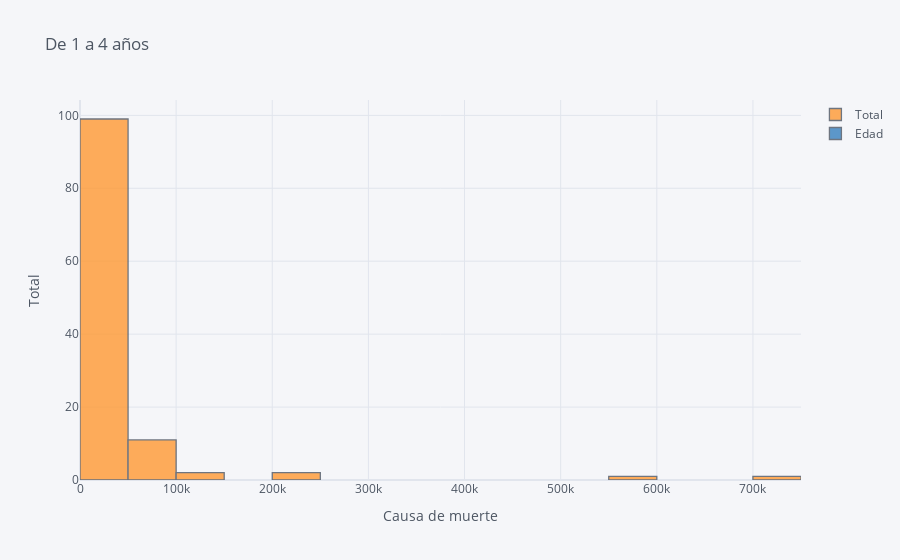

Source (notebook cell):
### Markdown cell above
## ...and finally, show me some insights with Plotly!!!

### Code cell
# Cufflinks histogram

resultado_ordenado.iplot(kind='hist',
                     title='De 1 a 4 años',
                     yTitle='Total',
                     xTitle='Causa de muerte')

### Figure 1 — Plotly figure (JSON) as saved in the notebook; plotly's stock layout.template omitted (floating-point values rounded to 4 significant figures)
{"data": [{"histfunc": "count", "histnorm": "", "marker": {"color": "rgba(255, 153, 51, 1.0)", "line": {"color": "#4D5663", "width": 1.3}}, "name": "Total", "opacity": 0.8, "orientation": "v", "type": "histogram", "x": [731283, 553736, 242012, 223245, 140812, 100490, 99617, 96832, 91983, 90710, 76610, 73902, 65622, 64570, 64510, 53145, 50785, 47041, 43091, 42948, 41278, 41003, 39083, 38822, 36869, 35972, 35377, 33733, 31187, 30156, 28989, 28720, 27561, 27414, 26529, 26375, 25191, 24678, 24057, 23249, 18661, 17454, 16775, 14513, 13970, 13589, 11794, 11720, 11627, 10812, 9608, 9392, 9251, 8999, 8943, 8545, 8500, 8336, 8286, 8044, 7783, 7778, 6991, 6530, 6396, 6276, 6130, 5868, 5616, 5422, 4713, 4464, 3963, 3855, 3614, 3484, 3103, 3076, 3020, 2795, 2589, 2516, 2352, 2134, 2132, 2117, 2048, 1871, 1828, 1643, 1367, 1130, 889, 831, 826, 717, 702, 680, 531, 408, 403, 400, 380, 380, 348, 272, 228, 131, 101, 71, 24, 21, 4, 3, 0, 0]}, {"histfunc": "count", "histnorm": "", "marker": {"color": "rgba(55, 128, 191, 1.0)", "line": {"color": "#4D5663", "width": 1.3}}, "name": "Edad", "opacity": 0.8, "orientation": "v", "type": "histogram", "x": ["De 75 a 79 años  ", "De 75 a 79 años  ", "De 75 a 79 años  ", "De 75 a 79 años  ", "De 75 a 79 años  ", "De 75 a 79 años  ", "De 75 a 79 años  ", "De 75 a 79 años  ", "De 75 a 79 años  ", "De 75 a 79 años  ", "De 75 a 79 años  ", "De 75 a 79 años  ", "De 75 a 79 años  ", "De 75 a 79 años  ", "De 75 a 79 años  ", "De 75 a 79 años  ", "De 75 a 79 años  ", "De 75 a 79 años  ", "De 75 a 79 años  ", "De 75 a 79 años  ", "De 75 a 79 años  ", "De 75 a 79 años  ", "De 75 a 79 años  ", "De 75 a 79 años  ", "De 75 a 79 años  ", "De 75 a 79 años  ", "De 75 a 79 años  ", "De 75 a 79 años  ", "De 75 a 79 años  ", "De 75 a 79 años  ", "De 75 a 79 años  ", "De 75 a 79 años  ", "De 75 a 79 años  ", "De 75 a 79 años  ", "De 75 a 79 años  ", "De 75 a 79 años  ", "De 75 a 79 años  ", "De 75 a 79 años  ", "De 75 a 79 años  ", "De 75 a 79 años  ", "De 75 a 79 años  ", "De 75 a 79 años  ", "De 75 a 79 años  ", "De 75 a 79 años  ", "De 75 a 79 años  ", "De 75 a 79 años  ", "De 75 a 79 años  ", "De 75 a 79 años  ", "De 75 a 79 años  ", "De 75 a 79 años  ", "De 75 a 79 años  ", "De 75 a 79 años  ", "De 75 a 79 años  ", "De 75 a 79 años  ", "De 75 a 79 años  ", "De 75 a 79 años  ", "De 75 a 79 años  ", "De 75 a 79 años  ", "De 75 a 79 años  ", "De 75 a 79 años  ", "De 75 a 79 años  ", "De 75 a 79 años  ", "De 75 a 79 años  ", "De 75 a 79 años  ", "De 75 a 79 años  ", "De 75 a 79 años  ", "De 75 a 79 años  ", "De 75 a 79 años  ", "De 75 a 79 años  ", "De 75 a 79 años  ", "De 75 a 79 años  ", "De 75 a 79 años  ", "De 75 a 79 años  ", "De 75 a 79 años  ", "De 75 a 79 años  ", "De 75 a 79 años  ", "De 75 a 79 años  ", "De 75 a 79 años  ", "De 75 a 79 años  ", "De 75 a 79 años  ", "De 75 a 79 años  ", "De 75 a 79 años  ", "De 75 a 79 años  ", "De 75 a 79 años  ", "De 75 a 79 años  ", "De 75 a 79 años  ", "De 75 a 79 años  ", "De 75 a 79 años  ", "De 75 a 79 años  ", "De 75 a 79 años  ", "De 75 a 79 años  ", "De 75 a 79 años  ", "De 75 a 79 años  ", "De 75 a 79 años  ", "De 75 a 79 años  ", "De 75 a 79 años  ", "De 75 a 79 años  ", "De 75 a 79 años  ", "De 75 a 79 años  ", "De 75 a 79 años  ", "De 75 a 79 años  ", "De 75 a 79 años  ", "De 75 a 79 años  ", "De 75 a 79 años  ", "De 75 a 79 años  ", "De 75 a 79 años  ", "De 75 a 79 años  ", "De 75 a 79 años  ", "De 75 a 79 años  ", "De 75 a 79 años  ", "De 75 a 79 años  ", "De 75 a 79 años  ", "De 75 a 79 años  ", "De 75 a 79 años  ", "De 75 a 79 años  ", "De 75 a 79 años  "]}], "layout": {"autosize": true, "barmode": "overlay", "legend": {"bgcolor": "#F5F6F9", "font": {"color": "#4D5663"}}, "paper_bgcolor": "#F5F6F9", "plot_bgcolor": "#F5F6F9", "title": {"font": {"color": "#4D5663"}, "text": "De 1 a 4 años"}, "xaxis": {"autorange": true, "gridcolor": "#E1E5ED", "range": [-0.5, 750000.0], "showgrid": true, "tickfont": {"color": "#4D5663"}, "title": {"font": {"color": "#4D5663"}, "text": "Causa de muerte"}, "type": "linear", "zerolinecolor": "#E1E5ED"}, "yaxis": {"autorange": true, "gridcolor": "#E1E5ED", "range": [0, 104.2], "showgrid": true, "tickfont": {"color": "#4D5663"}, "title": {"font": {"color": "#4D5663"}, "text": "Total"}, "zerolinecolor": "#E1E5ED"}}}
